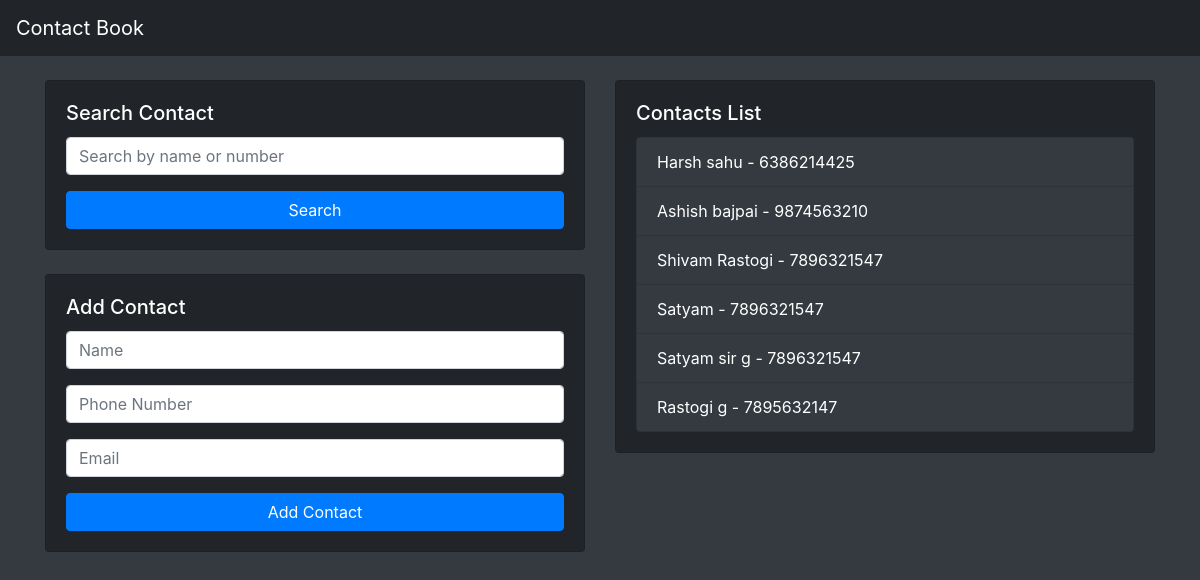
The page / on the database its author committed.
### stuff/models.py (models this page shows, shortened)
class Contact(models.Model):
    name = models.CharField(max_length=50)
    phone = models.IntegerField()
    email = models.EmailField()

### stuff/views.py (the view)
# urls.py: path('',views.home,name='home'),
def home(request):
    q = request.GET.get('q')
    if q:
        search = Contact.objects.filter(Q(name__icontains=q)|
                                        Q(phone__icontains=q)|
                                        Q(email__icontains=q))
    else:
        search = Contact.objects.all()
    if request.method == 'POST':
        fm = ContactForm(request.POST)
        if fm.is_valid():
            fm.save()
            return redirect('home')
        else:
            return redirect('update')
    else:
        fm = ContactForm()
    return render(request,'stuff/base.html',{'search':search})

### stuff/templates/stuff/base.html (shortened to what this page needs)
<!DOCTYPE html>
{% load static %}
<html lang="en">
<head>
    <link href="{% static 'css/bootstrap.css' %}" rel="stylesheet">
</head>
<body>
    <nav class="navbar navbar-expand-lg navbar-dark">
        <a class="navbar-brand" href="#">Contact Book</a>
    </nav>
    <div class="container mt-4">
        <div class="row">
            <div class="col-md-6">
                <div class="card mb-4">
                    <div class="card-body">
                        <h5 class="card-title">Search Contact</h5>
                        <form method = 'get'>
                            <div class="form-group">
                                <input type="text" name='q' class="form-control" placeholder="Search by name or number">
                            </div>
                            <button type="submit" class="btn btn-primary btn-block">Search</button>
                        </form>
                    </div>
                </div>
                <div class="card mb-4">
                    <div class="card-body">
                        <h5 class="card-title">Add Contact</h5>
                        <form action='{% url 'home' %}' method='POST'>
                            <div class="form-group">
                                <input type="text" name = 'name' class="form-control" placeholder="Name">
                            </div>
                            <div class="form-group">
                                <input type="text" name='phone' class="form-control" placeholder="Phone Number">
                            </div>
                            <div class="form-group">
                                <input type="email" name='email' class="form-control" placeholder="Email">
                            </div>
                            <button type="submit" class="btn btn-primary btn-block">Add Contact</button>
                        </form>
                    </div>
                </div>
            </div>
            <div class="col-md-6">
                <div class="card mb-4">
                    <div class="card-body">
                        <h5 class="card-title">Contacts List</h5>
                        <ul class="list-group">
                                {% for sea in search %}
                                    <li class="list-group-item bg-dark text-white">
                                        <a href="{% url 'update' sea.id %}" class="text-white">{{sea.name}} - {{sea.phone}}</a>
                                    </li>
                                {% endfor %}
                        </ul>
                    </div>
                </div>
            </div>
        </div>
    </div>
</body>
</html>

### stuff/templates/stuff/base.html (style rules this page uses)
body { background-color: #343a40; color: #ffffff; }
.navbar, .card { background-color: #212529; }
.form-control, .btn { border-radius: 0.25rem; }
.btn-primary { background-color: #007bff; border-color: #007bff; }

### rows shown on the page
Contact: name "Harsh sahu", phone "6386214425"
Contact: name "Ashish bajpai", phone "9874563210"
Contact: name "Shivam Rastogi", phone "7896321547"
Contact: name "Satyam", phone "7896321547"
Contact: name "Satyam sir g", phone "7896321547"
Contact: name "Rastogi g", phone "7895632147"
